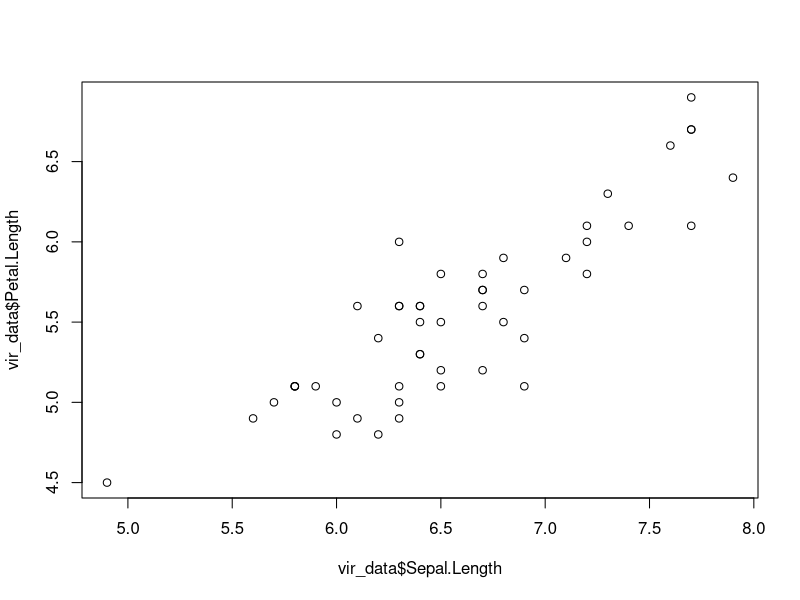
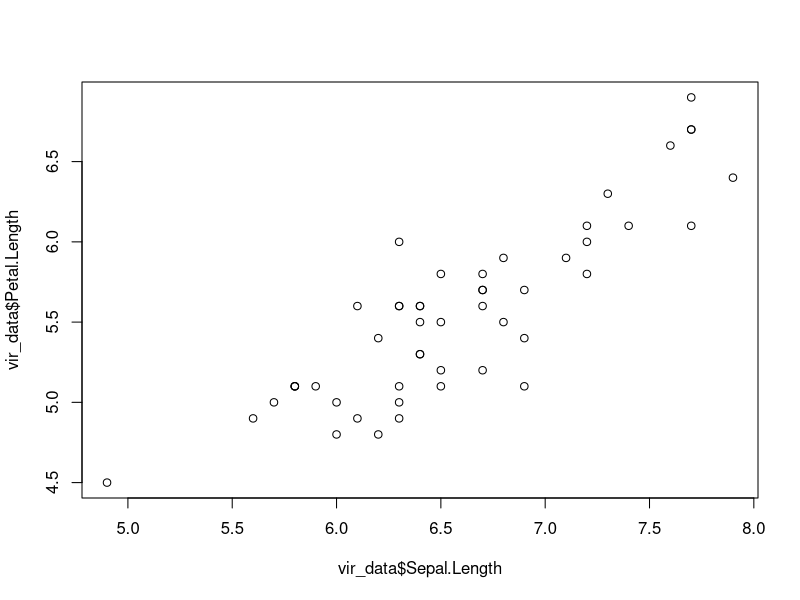

These charts were generated, in order, by the following R code:
## ---- chunk 1
vir_data <- iris[iris$Species == "virginica", ]
dim(vir_data)
plot(vir_data$Sepal.Length, vir_data$Petal.Length)
## ---- chunk 2
vir_data <- iris[iris$Species == "virginica", ]
dim(vir_data)
plot(vir_data$Sepal.Length, vir_data$Petal.Length)
